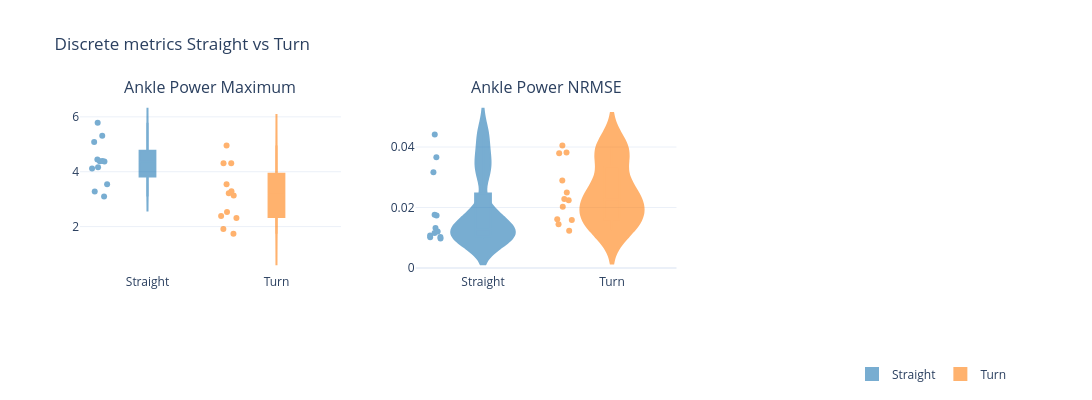

Notebook cell for this chart:
### Markdown cell above
### 3 b) Plotting violin plots for events

### Code cell
fig = (
    Ensembler(in_folder=fld,  channels=channels, n_rows=rows,  n_cols=cols, str_match=str_match, condition_spec=spec, events=events)
    .add_subplot(PlotSpec(channel='RightAnklePower', condition = 'Straight', companions = ['Turn'], row=1, col=1, renderer=ViolinRenderer(), events=['max']))
    .add_subplot(PlotSpec(channel='RightAnklePower',   condition='Straight', companions=['Turn'], row=1, col=2, renderer=ViolinRenderer(), events=['NRMSE']))
    .build(title='Discrete metrics Straight vs Turn')
)

# to change the subplot titles
fig.layout.annotations[0].update(text="Ankle Power Maximum")
fig.layout.annotations[1].update(text="Ankle Power NRMSE")
fig.show()

### Figure 1 — Plotly figure (JSON) as saved in the notebook; plotly's stock layout.template omitted (floating-point values rounded to 4 significant figures)
{"data": [{"bandwidth": 0.2589, "box": {"visible": true}, "fillcolor": "#1F77B4", "legendgroup": "Straight – max", "line": {"color": "#1F77B4"}, "name": "Straight", "opacity": 0.6, "points": "all", "showlegend": true, "x": ["Straight", "Straight", "Straight", "Straight", "Straight", "Straight", "Straight", "Straight", "Straight", "Straight", "Straight", "Straight"], "y": [4.377, 3.102, 4.164, 3.283, 4.449, 4.395, 3.543, 5.782, 4.119, 4.379, 5.087, 5.311], "type": "violin", "xaxis": "x", "yaxis": "y"}, {"bandwidth": 0.5556, "box": {"visible": true}, "fillcolor": "#FF7F0E", "legendgroup": "Turn – max", "line": {"color": "#FF7F0E"}, "name": "Turn", "opacity": 0.6, "points": "all", "showlegend": true, "x": ["Turn", "Turn", "Turn", "Turn", "Turn", "Turn", "Turn", "Turn", "Turn", "Turn", "Turn", "Turn"], "y": [4.305, 1.909, 1.735, 2.391, 2.311, 4.958, 3.54, 4.309, 3.287, 3.219, 3.136, 2.529], "type": "violin", "xaxis": "x", "yaxis": "y"}, {"bandwidth": 0.004294, "box": {"visible": true}, "fillcolor": "#1F77B4", "legendgroup": "Straight – NRMSE", "line": {"color": "#1F77B4"}, "name": "Straight", "opacity": 0.6, "points": "all", "showlegend": false, "x": ["Straight", "Straight", "Straight", "Straight", "Straight", "Straight", "Straight", "Straight", "Straight", "Straight", "Straight", "Straight"], "y": [0.01759, 0.009776, 0.04411, 0.01022, 0.0116, 0.01318, 0.01208, 0.01071, 0.03659, 0.01015, 0.01738, 0.03162], "type": "violin", "xaxis": "x2", "yaxis": "y2"}, {"bandwidth": 0.005392, "box": {"visible": true}, "fillcolor": "#FF7F0E", "legendgroup": "Turn – NRMSE", "line": {"color": "#FF7F0E"}, "name": "Turn", "opacity": 0.6, "points": "all", "showlegend": false, "x": ["Turn", "Turn", "Turn", "Turn", "Turn", "Turn", "Turn", "Turn", "Turn", "Turn", "Turn", "Turn"], "y": [0.04049, 0.01227, 0.01583, 0.03821, 0.0161, 0.0224, 0.01442, 0.02282, 0.03795, 0.02022, 0.02896, 0.02498], "type": "violin", "xaxis": "x2", "yaxis": "y2"}], "layout": {"xaxis": {"anchor": "y", "domain": [0.0, 0.28], "title": {"text": ""}}, "yaxis": {"anchor": "x", "domain": [0.0, 1.0], "title": {"text": ""}}, "xaxis2": {"anchor": "y2", "domain": [0.36, 0.64], "title": {"text": ""}}, "yaxis2": {"anchor": "x2", "domain": [0.0, 1.0], "title": {"text": ""}}, "xaxis3": {"anchor": "y3", "domain": [0.72, 1.0]}, "yaxis3": {"anchor": "x3", "domain": [0.0, 1.0]}, "annotations": [{"font": {"size": 16}, "showarrow": false, "text": "Ankle Power Maximum", "x": 0.14, "xanchor": "center", "xref": "paper", "y": 1.0, "yanchor": "bottom", "yref": "paper"}, {"font": {"size": 16}, "showarrow": false, "text": "Ankle Power NRMSE", "x": 0.5, "xanchor": "center", "xref": "paper", "y": 1.0, "yanchor": "bottom", "yref": "paper"}], "title": {"text": "Discrete metrics Straight vs Turn"}, "legend": {"orientation": "h", "yanchor": "top", "y": -0.5, "xanchor": "right", "x": 1}, "height": 400, "width": 1500}}
